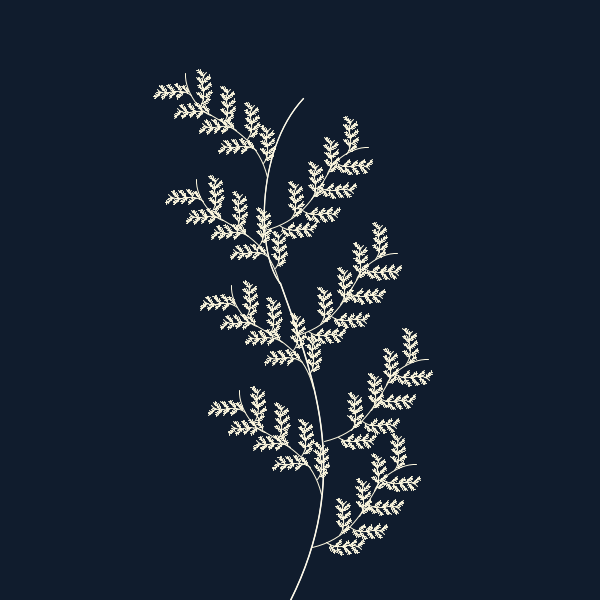
Frame 1 (no input)
Frame 60 (the mouse pressed at the canvas centre just before this capture): identical to frame 1, image omitted
Frame 120 (the mouse held since frame 60 and released just before this capture): identical to frame 1, image omitted

The Processing sketch that drew this single still picture (run headless with seeded random() and noise(); from frame 60 on, the mouse is pressed at the canvas centre):

// Processing sketch: processing_8015
// ── processing_8015.pde

/*
「葉脈拓印」：美勞課都曾經把葉子浸泡後乾燥處理留下葉脈紋路.

植物的管路可以來自同一種碎型意志，
在大尺度決定枝幹的擺狀，在小尺度則成為葉脈的分佈，
隨著演算次數逐步密集就可浮現出葉子的輪廓。
by Cheng-An Pan 2009
*/

float dergee=50 ;//右分岔的角度
float dergee2=40 ;//左分岔的角度
float ratation;
float ratation2;
//中央枝幹的曲線（是兩條貝茲曲線的控制點，分別作為上下半部）
float[][] b ={{0,-3},{0,-96},{19,-10},{-38,-104},{7,-11},{-68,-136},{-3,4},{-96,-152}};
//中央枝幹上的分段點，作為旁分支的分岔起始處
float[][] bb ={{17,-40},{24,-80},{26,-120},{18,-160},{3,-200},{-8,-240},{-19,-280},{-17,-320}};
float nS=1;//比例係數

void setup() {
  size(600, 600);
  smooth();
  noFill();
}
void draw() {
  background(16,28,45);
  frameRate(30);
  ratation = radians(dergee);//角度換算：座標旋轉時必須做角度單位換算
  ratation2 = radians(-dergee2);//角度換算：座標旋轉時必須做角度單位換算
  stroke(255);
  translate(width/2-10,600);//生長啟始點
  float ns=3.3;//自定第一個中央枝幹的比例係數
  strokeWeight(1.5); //先繪製第一個中央枝幹(下半部)
  bezier(b[0][0]*ns,b[1][0]*ns,b[2][0]*ns,b[3][0]*ns,b[4][0]*ns,b[5][0]*ns,b[6][0]*ns,b[7][0]*ns);
  strokeWeight(1.3);//先繪製第一個中央枝幹(上半部)
  bezier(b[0][1]*ns,b[1][1]*ns,b[2][1]*ns,b[3][1]*ns,b[4][1]*ns,b[5][1]*ns,b[6][1]*ns,b[7][1]*ns);
  strokeWeight(1); 
  branch(5);//呼叫碎型運算的BLOCK，()內數字為可以自定的生長比例係數
}
void branch(float ns) {  //這是碎型運算的BLOCK
  ns *= 0.66; //每次演算則將比例係數縮小
  if (ns > 0.01) {
    stroke(255,249,224);
    strokeCap(ROUND);
    noFill();
    for (int i=0; i<8; i++) { //將array中的貝茲控制點，各乘以縮小後的比例係數
    b[i][0]*=nS;//上半部
    b[i][1]*=nS;//下半部
    }
    
    //繪製中央枝幹    
    bezier(b[0][0]*ns,b[1][0]*ns,b[2][0]*ns,b[3][0]*ns,b[4][0]*ns,b[5][0]*ns,b[6][0]*ns,b[7][0]*ns);
    bezier(b[0][1]*ns,b[1][1]*ns,b[2][1]*ns,b[3][1]*ns,b[4][1]*ns,b[5][1]*ns,b[6][1]*ns,b[7][1]*ns);  

    //繪製各個旁分支
    ns *= 0.4;//再次縮小比例係數作為旁分支的比例係數
    
    pushMatrix(); //儲存當前座標狀態
    translate(bb[0][0]*ns, bb[0][1]*ns);//平移座標原點到中央枝幹上的分段點
    rotate(ratation);//旋轉座標角度
    branch(ns);   //呼叫碎型運算的BLOCK，讓各分岔點處可自成一個葉脈系統
    popMatrix();  //回到先前座標狀態

    pushMatrix();   
    translate(bb[1][0]*ns, bb[1][1]*ns);
    rotate(ratation2);
    branch(ns);   
    popMatrix();

    pushMatrix();   
    translate(bb[2][0]*ns, bb[2][1]*ns);
    rotate(ratation);
    branch(ns);   
    popMatrix();   

    pushMatrix();   
    translate(bb[3][0]*ns, bb[3][1]*ns);
    rotate(ratation2);
    branch(ns);   
    popMatrix();

    pushMatrix();   
    translate(bb[4][0]*ns, bb[4][1]*ns);
    rotate(ratation);
    branch(ns);   
    popMatrix();   

    pushMatrix();   
    translate(bb[5][0]*ns, bb[5][1]*ns);
    rotate(ratation2);
    branch(ns);   
    popMatrix();

    pushMatrix();   
    translate(bb[6][0]*ns, bb[6][1]*ns);
    rotate(ratation);
    branch(ns);   
    popMatrix();   

    pushMatrix();   
    translate(bb[7][0]*ns, bb[7][1]*ns);
    rotate(ratation2);
    branch(ns);   
    popMatrix();
  }
}
